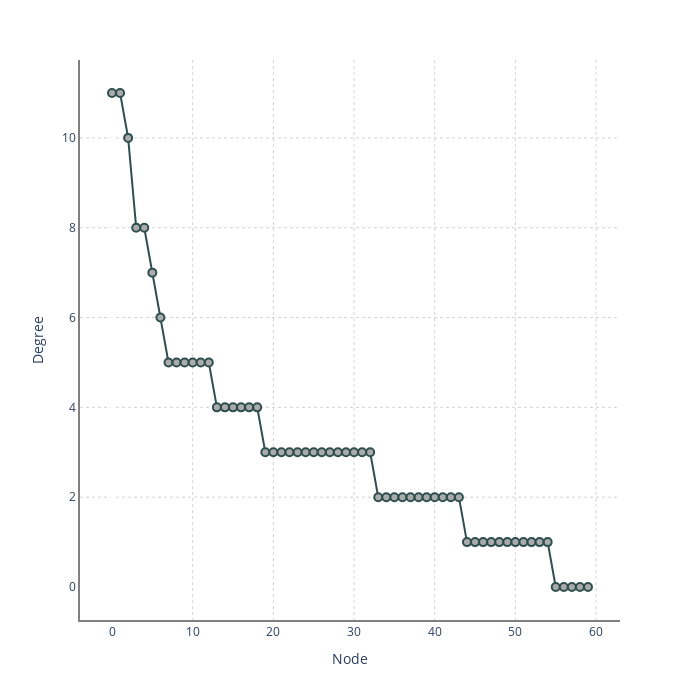

The notebook cell saved with this chart:
### Code cell
nnet.degree_plot_.update_layout(
    width=700,
    height=700,
)

### Figure 1 — Plotly figure (JSON) as saved in the notebook; plotly's stock layout.template omitted (floating-point values rounded to 4 significant figures)
{"data": [{"customdata": [["optimization 31:103"], ["simulation 22:045"], ["modeling 22:118"], ["logistics 10:035"], ["supply chains 16:111"], ["renewable energy 13:046"], ["sustainability 14:047"], ["environment 08:022"], ["management 08:023"], ["costs 06:017"], ["hydrogen 06:009"], ["transportation 05:041"], ["quality 12:022"], ["temperature 08:066"], ["methodology 08:026"], ["risk 06:009"], ["coatings 08:031"], ["genetic algorithms 12:040"], ["productivity 07:032"], ["climate change 06:003"], ["nanoparticles 07:047"], ["natural gas 06:010"], ["mathematical modeling 08:033"], ["mathematical models 10:033"], ["viscosity 10:040"], ["corrosion 08:013"], ["power quality 11:064"], ["carbon nanotubes 06:020"], ["kinetics 07:068"], ["harmonics 07:050"], ["finite element method 14:014"], ["storage 06:020"], ["microgrids 05:024"], ["sintering 05:056"], ["adsorption 09:053"], ["supply chain management 05:021"], ["artificial neural network 15:076"], ["design 09:019"], ["characterization 09:056"], ["hardness 05:041"], ["mechanical properties 13:033"], ["mining 06:044"], ["high temperature 06:014"], ["precipitation (chemical) 07:020"], ["forecasting 06:014"], ["starch 06:039"], ["aged 06:027"], ["efficiency 08:011"], ["energy efficiency 11:051"], ["colombia 08:054"], ["tribology 05:022"], ["ergonomics 08:038"], ["metaheuristics 06:028"], ["particle swarm optimization (pso) 05:026"], ["wear 06:020"], ["environmental management 05:023"], ["biofuel 05:030"], ["calibration 07:006"], ["geostatistics 06:008"], ["air quality 05:029"]], "hovertemplate": "Node=%{x}<br>Degree=%{y}<br>Name=%{customdata[0]}<extra></extra>", "legendgroup": "", "line": {"color": "darkslategray", "dash": "solid"}, "marker": {"color": "rgb(171,171,171)", "line": {"color": "darkslategray", "width": 2}, "size": 8, "symbol": "circle"}, "mode": "lines+markers", "name": "", "orientation": "v", "showlegend": false, "type": "scatter", "x": [0, 1, 2, 3, 4, 5, 6, 7, 8, 9, 10, 11, 12, 13, 14, 15, 16, 17, 18, 19, 20, 21, 22, 23, 24, 25, 26, 27, 28, 29, 30, 31, 32, 33, 34, 35, 36, 37, 38, 39, 40, 41, 42, 43, 44, 45, 46, 47, 48, 49, 50, 51, 52, 53, 54, 55, 56, 57, 58, 59], "xaxis": "x", "y": [11, 11, 10, 8, 8, 7, 6, 5, 5, 5, 5, 5, 5, 4, 4, 4, 4, 4, 4, 3, 3, 3, 3, 3, 3, 3, 3, 3, 3, 3, 3, 3, 3, 2, 2, 2, 2, 2, 2, 2, 2, 2, 2, 2, 1, 1, 1, 1, 1, 1, 1, 1, 1, 1, 1, 0, 0, 0, 0, 0], "yaxis": "y"}], "layout": {"height": 700, "legend": {"tracegroupgap": 0}, "margin": {"t": 60}, "paper_bgcolor": "white", "plot_bgcolor": "white", "width": 700, "xaxis": {"anchor": "y", "autorange": true, "domain": [0, 1], "gridcolor": "lightgray", "griddash": "dot", "linecolor": "gray", "linewidth": 2, "range": [-3.966, 62.97], "title": {"text": "Node"}, "type": "linear"}, "yaxis": {"anchor": "x", "autorange": true, "domain": [0, 1], "gridcolor": "lightgray", "griddash": "dot", "linecolor": "gray", "linewidth": 2, "range": [-0.7348, 11.73], "title": {"text": "Degree"}, "type": "linear"}}}
